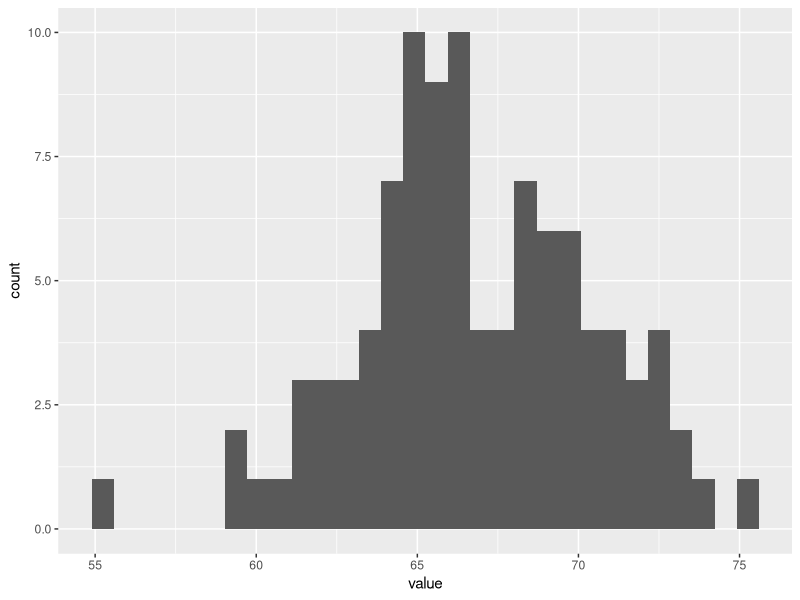
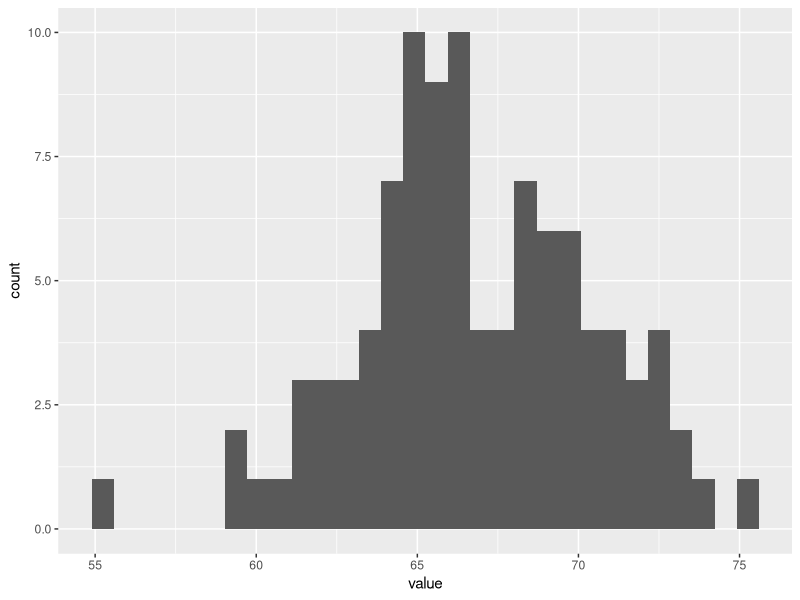

Generate these figures, in order, with R:
library(tidyverse)

cats <- 7

#create a pretend dataframe. I will save it as a tibble and work within the tidyverse.
fakedata <- as_tibble(rnorm(100, mean = 67, sd = 4))

#take a quick peek at the first few rows.The column name is "value.“
head(fakedata)

#crate a histogram, assigning it to an object of plot
myplot<-ggplot(fakedata, aes(x = value)) + 
  geom_histogram()

#look at it
myplot

#save it to my "figs" folder
ggsave(plot = myplot,
       filename = "figs/histogram.tiff",
       width = 5, height = 5, units = "in",
       device = "tiff",
       dpi = 400)

#Bailey has entered the Code 
